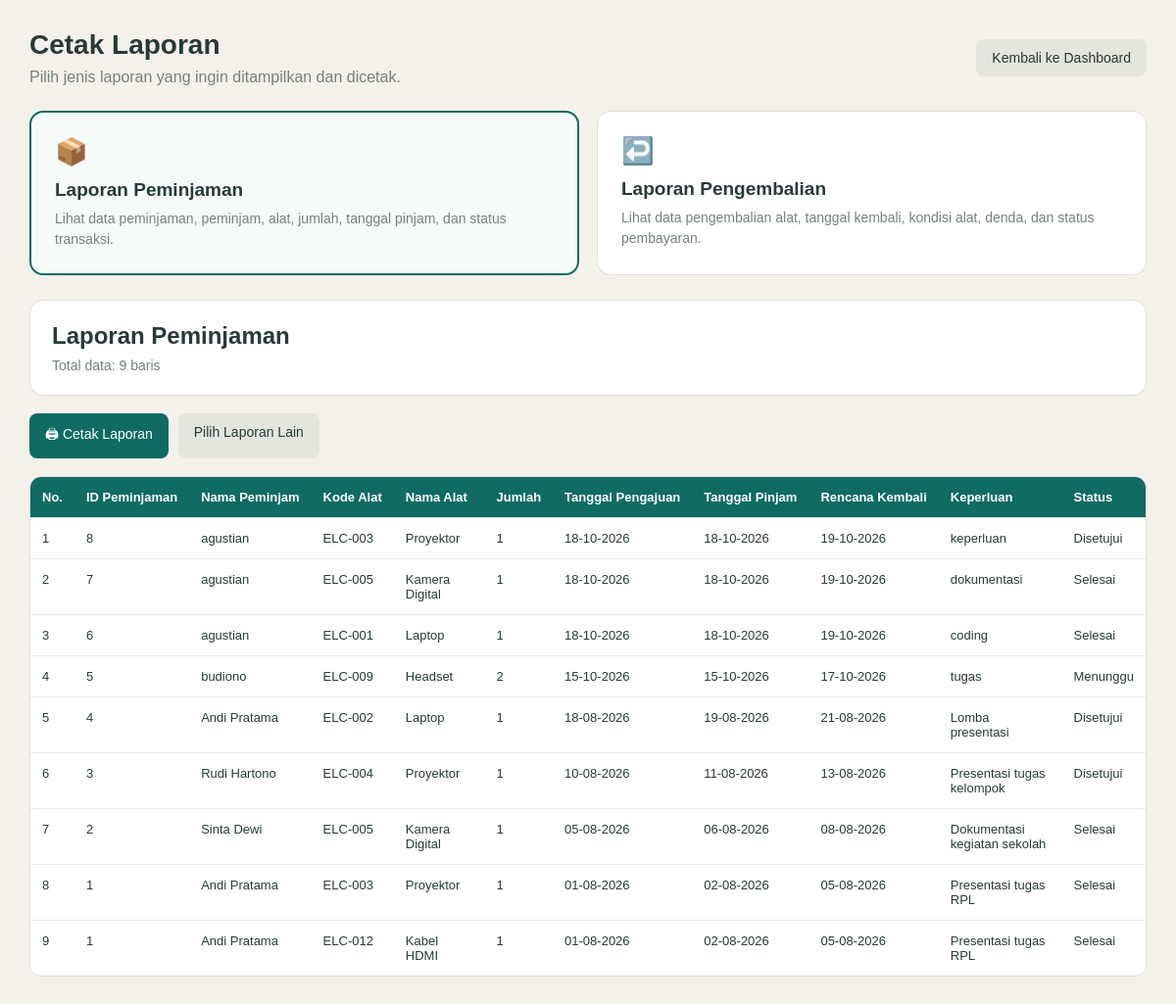
Screenshot of /Controller/c_laporan.php?jenis=peminjaman (signed in) with the database file from the repository.
### tables this page shows
CREATE TABLE `peminjaman` (
  `id_peminjaman` int(11) NOT NULL,
  `id_user` int(11) NOT NULL,
  `tanggal_pengajuan` date NOT NULL,
  `tanggal_pinjam` date NOT NULL,
  `tanggal_kembali_rencana` date NOT NULL,
  `keperluan` text DEFAULT NULL,
  `status` enum('menunggu','disetujui','ditolak','selesai') NOT NULL DEFAULT 'menunggu',
  `disetujui_oleh` int(11) DEFAULT NULL,
  `keterangan` text DEFAULT NULL
);

CREATE TABLE `tb_user` (
  `id_user` int(11) NOT NULL,
  `nama` varchar(100) NOT NULL,
  `username` varchar(50) NOT NULL,
  `password` varchar(255) NOT NULL,
  `role` enum('admin','petugas','peminjam') NOT NULL DEFAULT 'peminjam',
  `no_telp` varchar(20) DEFAULT NULL,
  `status_aktif` tinyint(1) NOT NULL DEFAULT 1,
  `created_at` timestamp NOT NULL DEFAULT current_timestamp()
);

CREATE TABLE `alat` (
  `id_alat` int(11) NOT NULL,
  `kode_alat` varchar(20) NOT NULL,
  `nama_alat` varchar(100) NOT NULL,
  `id_kategori` int(11) NOT NULL,
  `merk` varchar(50) DEFAULT NULL,
  `jumlah` int(11) NOT NULL DEFAULT 1,
  `kondisi` enum('baik','rusak_ringan','rusak_berat') NOT NULL DEFAULT 'baik',
  `status` enum('tersedia','dipinjam','tidak_aktif') NOT NULL DEFAULT 'tersedia',
  `deskripsi` text DEFAULT NULL
);

CREATE TABLE `detail_peminjaman` (
  `id_detail` int(11) NOT NULL,
  `id_peminjaman` int(11) NOT NULL,
  `id_alat` int(11) NOT NULL,
  `jumlah` int(11) NOT NULL DEFAULT 1,
  `kondisi_keluar` varchar(50) DEFAULT NULL
);

### Controller/c_laporan.php (called while the page is built, shortened)
<?php
require_once __DIR__ . "/../Model/m_laporan.php";
$jenis = $_GET["jenis"] ?? "";
$model = new m_laporan();
if ($jenis === "peminjaman") {
    $data_laporan = $model->laporan_peminjaman();
} elseif ($jenis === "pengembalian") {
    $data_laporan = $model->laporan_pengembalian();
}
require_once __DIR__ . "/../View/v_laporan.php";
?>

### Model/m_koneksi.php (called while the page is built, shortened)
<?php
class koneksi {
    private $host = "localhost";
    private $username = "root";
    private $pass = "";
    private $db = "pinjamin_electronic";
    function __construct()
    {
        $this->koneksi = mysqli_connect($this->host, $this->username, $this->pass, $this->db);
    }
}
?>

### Model/m_laporan.php (called while the page is built, shortened)
<?php
require_once __DIR__ . "/m_koneksi.php";
class m_laporan {
    private $db;
    public function __construct() {
        $koneksi = new koneksi();
        $this->db = $koneksi->koneksi;
    }
    public function laporan_peminjaman() {
        $sql = "SELECT
                    p.id_peminjaman,
                    u.nama AS nama_peminjam,
                    a.kode_alat,
                    a.nama_alat,
                    dp.jumlah,
                    p.tanggal_pengajuan,
                    p.tanggal_pinjam,
                    p.tanggal_kembali_rencana,
                    p.keperluan,
                    p.status
                FROM peminjaman p
                JOIN tb_user u ON p.id_user = u.id_user
                JOIN detail_peminjaman dp
                    ON p.id_peminjaman = dp.id_peminjaman
                JOIN alat a ON dp.id_alat = a.id_alat
                ORDER BY p.tanggal_pinjam DESC, p.id_peminjaman DESC";
        $result = mysqli_query($this->db, $sql);
        return mysqli_fetch_all($result, MYSQLI_ASSOC);
    }
}
?>

### View/v_laporan.php (the view, shortened to what this page needs)
<?php
function e_lap($value) {
    return htmlspecialchars((string)($value ?? "-"), ENT_QUOTES, "UTF-8");
}
function tgl_lap($value) {
    return date("d-m-Y", strtotime($value));
}
$jenis = $jenis ?? "";
$data_laporan = $data_laporan ?? [];
$role = strtolower(trim($_SESSION["data"]["role"] ?? ""));
if ($role === "petugas") {
    $kembali = "../View/v_home_petugas.php";
} elseif ($role === "admin") {
    $kembali = "../View/v_homeadmin.php";
} else {
    $kembali = "../View/v_homepeminjam.php";
}
$judul = $jenis === "peminjaman"
    ? "Laporan Peminjaman"
    : "Laporan Pengembalian";
?>
<!DOCTYPE html>
<html lang="id">
<head>
</head>
<body>
<div class="container">
    <div class="header no-print">
        <div>
            <h1>Cetak Laporan</h1>
            <p class="subtitle">
                Pilih jenis laporan yang ingin ditampilkan dan dicetak.
            </p>
        </div>
        <a class="btn secondary" href="<?= e_lap($kembali) ?>">
            Kembali ke Dashboard
        </a>
    </div>
    <div class="pilihan no-print">
        <a class="kartu <?= $jenis === "peminjaman" ? "aktif" : "" ?>"
           href="../Controller/c_laporan.php?jenis=peminjaman">
            <div class="ikon">📦</div>
            <h2>Laporan Peminjaman</h2>
            <p>
                Lihat data peminjaman, peminjam, alat, jumlah,
                tanggal pinjam, dan status transaksi.
            </p>
        </a>
        <a class="kartu <?= $jenis === "pengembalian" ? "aktif" : "" ?>"
           href="../Controller/c_laporan.php?jenis=pengembalian">
            <div class="ikon">↩️</div>
            <h2>Laporan Pengembalian</h2>
            <p>
                Lihat data pengembalian alat, tanggal kembali,
                kondisi alat, denda, dan status pembayaran.
            </p>
        </a>
    </div>
    <?php if ($jenis === ""): ?>
        <div class="panel no-print">
            <h2>Pilih Jenis Laporan</h2>
            <p class="info">
                Klik salah satu pilihan di atas untuk menampilkan
                data laporan. Setelah data muncul, lo bisa mencetaknya.
            </p>
        </div>
    <?php elseif ($jenis === "peminjaman" || $jenis === "pengembalian"): ?>
        <div class="panel">
            <h2><?= e_lap($judul) ?></h2>
            <p class="info">
                Total data: <?= count($data_laporan) ?> baris
            </p>
        </div>
        <div class="actions no-print">
            <button type="button" class="btn" onclick="window.print()">
                🖨 Cetak Laporan
            </button>
            <a class="btn secondary"
               href="../Controller/c_laporan.php">
                Pilih Laporan Lain
            </a>
        </div>
        <div class="table-wrap">
            <table>
                <thead>
                <?php if ($jenis === "peminjaman"): ?>
                    <tr>
                        <th>No.</th>
                        <th>ID Peminjaman</th>
                        <th>Nama Peminjam</th>
                        <th>Kode Alat</th>
                        <th>Nama Alat</th>
                        <th>Jumlah</th>
                        <th>Tanggal Pengajuan</th>
                        <th>Tanggal Pinjam</th>
                        <th>Rencana Kembali</th>
                        <th>Keperluan</th>
                        <th>Status</th>
                    </tr>
                <?php endif; ?>
                </thead>
                <tbody>
                <?php if (empty($data_laporan)): ?>
                    <tr>
                        <td colspan="<?= $jenis === "peminjaman" ? 11 : 12 ?>"
                            class="empty">
                            Belum ada data untuk laporan ini.
                        </td>
                    </tr>
                <?php else: ?>
                    <?php foreach ($data_laporan as $i => $row): ?>
                        <tr>
                            <td><?= $i + 1 ?></td>
                            <?php if ($jenis === "peminjaman"): ?>
                                <td><?= e_lap($row["id_peminjaman"] ?? "-") ?></td>
                                <td><?= e_lap($row["nama_peminjam"] ?? "-") ?></td>
                                <td><?= e_lap($row["kode_alat"] ?? "-") ?></td>
                                <td><?= e_lap($row["nama_alat"] ?? "-") ?></td>
                                <td><?= e_lap($row["jumlah"] ?? 0) ?></td>
                                <td><?= e_lap(tgl_lap($row["tanggal_pengajuan"] ?? null)) ?></td>
                                <td><?= e_lap(tgl_lap($row["tanggal_pinjam"] ?? null)) ?></td>
                                <td><?= e_lap(tgl_lap($row["tanggal_kembali_rencana"] ?? null)) ?></td>
                                <td><?= e_lap($row["keperluan"] ?? "-") ?></td>
                                <td><?= e_lap(ucfirst($row["status"] ?? "-")) ?></td>
                            <?php endif; ?>
                        </tr>
                    <?php endforeach; ?>
                <?php endif; ?>
                </tbody>
            </table>
        </div>
    <?php endif; ?>
</div>
</body>
</html>

### View/v_laporan.php (style rules this page uses)
:root { --cream: #f4f1ea; --cream-deep: #efebe1; --teal-dark: #0f6b64; --teal: #16877d; --text: #263b39; --muted: #75817e; --white: #ffffff; --border: #dedfd7; }
* { box-sizing: border-box; }
body { margin: 0; padding: 30px; background: var(--cream); color: var(--text); font-family: Arial, sans-serif; }
.container { max-width: 1400px; margin: auto; }
.header { display: flex; justify-content: space-between; align-items: center; flex-wrap: wrap; gap: 15px; margin-bottom: 25px; }
h1 { margin: 0 0 8px; font-size: 28px; }
.subtitle { margin: 0; color: var(--muted); }
.btn { display: inline-block; padding: 11px 16px; border: none; border-radius: 8px; background: var(--teal-dark); color: white; text-decoration: none; cursor: pointer; font-size: 14px; }
.btn.secondary { background: #e4e5dd; color: var(--text); }
.pilihan { display: grid; grid-template-columns: repeat(2, minmax(0, 1fr)); gap: 18px; margin-bottom: 25px; }
.kartu { display: block; padding: 24px; background: white; border: 1px solid var(--border); border-radius: 14px; text-decoration: none; color: var(--text); transition: border-color 0.2s; }
.kartu.aktif { border: 2px solid var(--teal-dark); background: #f5fbf9; }
.kartu .ikon { font-size: 27px; margin-bottom: 12px; }
.kartu h2 { margin: 0 0 8px; font-size: 19px; }
.kartu p { margin: 0; font-size: 14px; color: var(--muted); line-height: 1.5; }
.panel { padding: 22px; margin-bottom: 18px; background: white; border: 1px solid var(--border); border-radius: 14px; }
.panel h2 { margin: 0 0 8px; }
.info { margin: 0; color: var(--muted); font-size: 14px; }
.table-wrap { overflow-x: auto; background: white; border: 1px solid var(--border); border-radius: 12px; }
table { width: 100%; border-collapse: collapse; min-width: 950px; }
th, td { padding: 13px 12px; border-bottom: 1px solid #ecece6; text-align: left; font-size: 13px; vertical-align: top; }
th { background: var(--teal-dark); color: white; white-space: nowrap; }
tr:last-child td { border-bottom: none; }
.actions { display: flex; gap: 10px; flex-wrap: wrap; margin-bottom: 18px; }

### rows the page displays
peminjaman: id_peminjaman "8", id_user.nama "agustian", alat.kode_alat "ELC-003", alat.nama_alat "Proyektor", detail_peminjaman.jumlah "1", tanggal_pengajuan "18-10-2026", tanggal_pinjam "18-10-2026", tanggal_kembali_rencana "19-10-2026", keperluan "keperluan", status "Disetujui"
peminjaman: id_peminjaman "7", id_user.nama "agustian", alat.kode_alat "ELC-005", alat.nama_alat "Kamera Digital", detail_peminjaman.jumlah "1", tanggal_pengajuan "18-10-2026", tanggal_pinjam "18-10-2026", tanggal_kembali_rencana "19-10-2026", keperluan "dokumentasi", status "Selesai"
peminjaman: id_peminjaman "6", id_user.nama "agustian", alat.kode_alat "ELC-001", alat.nama_alat "Laptop", detail_peminjaman.jumlah "1", tanggal_pengajuan "18-10-2026", tanggal_pinjam "18-10-2026", tanggal_kembali_rencana "19-10-2026", keperluan "coding", status "Selesai"
peminjaman: id_peminjaman "5", id_user.nama "budiono", alat.kode_alat "ELC-009", alat.nama_alat "Headset", detail_peminjaman.jumlah "2", tanggal_pengajuan "15-10-2026", tanggal_pinjam "15-10-2026", tanggal_kembali_rencana "17-10-2026", keperluan "tugas", status "Menunggu"
peminjaman: id_peminjaman "4", id_user.nama "Andi Pratama", alat.kode_alat "ELC-002", alat.nama_alat "Laptop", detail_peminjaman.jumlah "1", tanggal_pengajuan "18-08-2026", tanggal_pinjam "19-08-2026", tanggal_kembali_rencana "21-08-2026", keperluan "Lomba presentasi", status "Disetujui"
peminjaman: id_peminjaman "3", id_user.nama "Rudi Hartono", alat.kode_alat "ELC-004", alat.nama_alat "Proyektor", detail_peminjaman.jumlah "1", tanggal_pengajuan "10-08-2026", tanggal_pinjam "11-08-2026", tanggal_kembali_rencana "13-08-2026", keperluan "Presentasi tugas kelompok", status "Disetujui"
peminjaman: id_peminjaman "2", id_user.nama "Sinta Dewi", alat.kode_alat "ELC-005", alat.nama_alat "Kamera Digital", detail_peminjaman.jumlah "1", tanggal_pengajuan "05-08-2026", tanggal_pinjam "06-08-2026", tanggal_kembali_rencana "08-08-2026", keperluan "Dokumentasi kegiatan sekolah", status "Selesai"
peminjaman: id_peminjaman "1", id_user.nama "Andi Pratama", alat.kode_alat "ELC-003", alat.nama_alat "Proyektor", detail_peminjaman.jumlah "1", tanggal_pengajuan "01-08-2026", tanggal_pinjam "02-08-2026", tanggal_kembali_rencana "05-08-2026", keperluan "Presentasi tugas RPL", status "Selesai", alat.kode_alat "ELC-012", alat.nama_alat "Kabel HDMI"

### other values shown
e_lap($judul) "Laporan Peminjaman"
count($data_laporan) "9"
